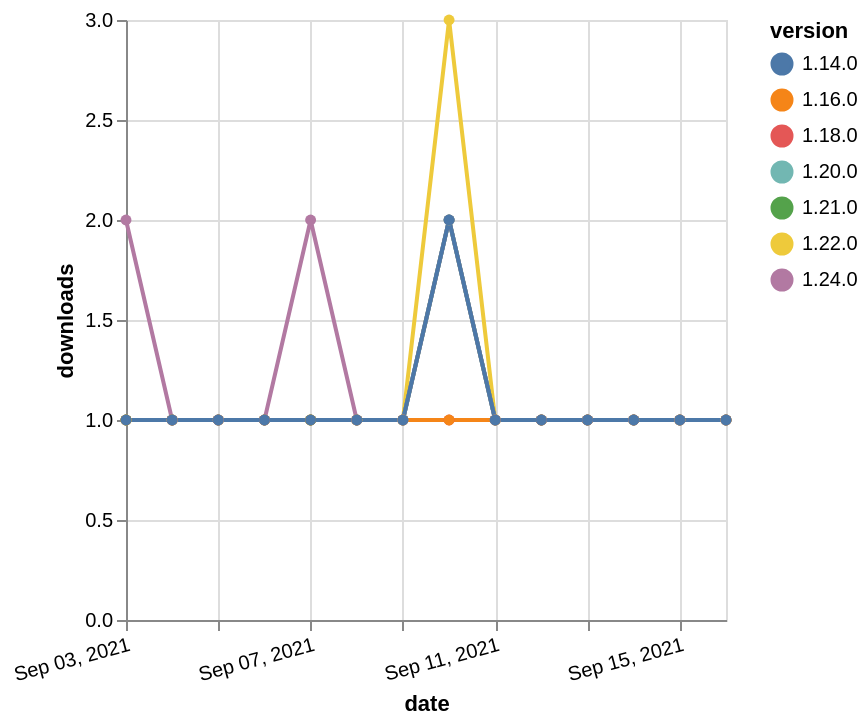

This figure's Vega-Lite source:
### Vega-Lite specification from a JSON file in a GitHub repository (floating-point values rounded to 4 significant figures)
{"$schema": "https://vega.github.io/schema/vega-lite/v5.json", "description": "A simple bar chart with embedded data.", "data": {"values": [{"date": "2021-09-03", "total": 170, "delta": 1, "version": "1.18.0"}, {"date": "2021-09-04", "total": 171, "delta": 1, "version": "1.18.0"}, {"date": "2021-09-05", "total": 172, "delta": 1, "version": "1.18.0"}, {"date": "2021-09-06", "total": 173, "delta": 1, "version": "1.18.0"}, {"date": "2021-09-07", "total": 174, "delta": 1, "version": "1.18.0"}, {"date": "2021-09-08", "total": 175, "delta": 1, "version": "1.18.0"}, {"date": "2021-09-09", "total": 176, "delta": 1, "version": "1.18.0"}, {"date": "2021-09-10", "total": 177, "delta": 1, "version": "1.18.0"}, {"date": "2021-09-11", "total": 178, "delta": 1, "version": "1.18.0"}, {"date": "2021-09-12", "total": 179, "delta": 1, "version": "1.18.0"}, {"date": "2021-09-13", "total": 180, "delta": 1, "version": "1.18.0"}, {"date": "2021-09-14", "total": 181, "delta": 1, "version": "1.18.0"}, {"date": "2021-09-15", "total": 182, "delta": 1, "version": "1.18.0"}, {"date": "2021-09-16", "total": 183, "delta": 1, "version": "1.18.0"}, {"date": "2021-09-03", "total": 164, "delta": 1, "version": "1.22.0"}, {"date": "2021-09-04", "total": 165, "delta": 1, "version": "1.22.0"}, {"date": "2021-09-05", "total": 166, "delta": 1, "version": "1.22.0"}, {"date": "2021-09-06", "total": 167, "delta": 1, "version": "1.22.0"}, {"date": "2021-09-07", "total": 168, "delta": 1, "version": "1.22.0"}, {"date": "2021-09-08", "total": 169, "delta": 1, "version": "1.22.0"}, {"date": "2021-09-09", "total": 170, "delta": 1, "version": "1.22.0"}, {"date": "2021-09-10", "total": 173, "delta": 3, "version": "1.22.0"}, {"date": "2021-09-11", "total": 174, "delta": 1, "version": "1.22.0"}, {"date": "2021-09-12", "total": 175, "delta": 1, "version": "1.22.0"}, {"date": "2021-09-13", "total": 176, "delta": 1, "version": "1.22.0"}, {"date": "2021-09-14", "total": 177, "delta": 1, "version": "1.22.0"}, {"date": "2021-09-15", "total": 178, "delta": 1, "version": "1.22.0"}, {"date": "2021-09-16", "total": 179, "delta": 1, "version": "1.22.0"}, {"date": "2021-09-03", "total": 150, "delta": 1, "version": "1.20.0"}, {"date": "2021-09-04", "total": 151, "delta": 1, "version": "1.20.0"}, {"date": "2021-09-05", "total": 152, "delta": 1, "version": "1.20.0"}, {"date": "2021-09-06", "total": 153, "delta": 1, "version": "1.20.0"}, {"date": "2021-09-07", "total": 154, "delta": 1, "version": "1.20.0"}, {"date": "2021-09-08", "total": 155, "delta": 1, "version": "1.20.0"}, {"date": "2021-09-09", "total": 156, "delta": 1, "version": "1.20.0"}, {"date": "2021-09-10", "total": 158, "delta": 2, "version": "1.20.0"}, {"date": "2021-09-11", "total": 159, "delta": 1, "version": "1.20.0"}, {"date": "2021-09-12", "total": 160, "delta": 1, "version": "1.20.0"}, {"date": "2021-09-13", "total": 161, "delta": 1, "version": "1.20.0"}, {"date": "2021-09-14", "total": 162, "delta": 1, "version": "1.20.0"}, {"date": "2021-09-15", "total": 163, "delta": 1, "version": "1.20.0"}, {"date": "2021-09-16", "total": 164, "delta": 1, "version": "1.20.0"}, {"date": "2021-09-03", "total": 138, "delta": 1, "version": "1.21.0"}, {"date": "2021-09-04", "total": 139, "delta": 1, "version": "1.21.0"}, {"date": "2021-09-05", "total": 140, "delta": 1, "version": "1.21.0"}, {"date": "2021-09-06", "total": 141, "delta": 1, "version": "1.21.0"}, {"date": "2021-09-07", "total": 142, "delta": 1, "version": "1.21.0"}, {"date": "2021-09-08", "total": 143, "delta": 1, "version": "1.21.0"}, {"date": "2021-09-09", "total": 144, "delta": 1, "version": "1.21.0"}, {"date": "2021-09-10", "total": 146, "delta": 2, "version": "1.21.0"}, {"date": "2021-09-11", "total": 147, "delta": 1, "version": "1.21.0"}, {"date": "2021-09-12", "total": 148, "delta": 1, "version": "1.21.0"}, {"date": "2021-09-13", "total": 149, "delta": 1, "version": "1.21.0"}, {"date": "2021-09-14", "total": 150, "delta": 1, "version": "1.21.0"}, {"date": "2021-09-15", "total": 151, "delta": 1, "version": "1.21.0"}, {"date": "2021-09-16", "total": 152, "delta": 1, "version": "1.21.0"}, {"date": "2021-09-03", "total": 296, "delta": 1, "version": "1.16.0"}, {"date": "2021-09-04", "total": 297, "delta": 1, "version": "1.16.0"}, {"date": "2021-09-05", "total": 298, "delta": 1, "version": "1.16.0"}, {"date": "2021-09-06", "total": 299, "delta": 1, "version": "1.16.0"}, {"date": "2021-09-07", "total": 300, "delta": 1, "version": "1.16.0"}, {"date": "2021-09-08", "total": 301, "delta": 1, "version": "1.16.0"}, {"date": "2021-09-09", "total": 302, "delta": 1, "version": "1.16.0"}, {"date": "2021-09-10", "total": 303, "delta": 1, "version": "1.16.0"}, {"date": "2021-09-11", "total": 304, "delta": 1, "version": "1.16.0"}, {"date": "2021-09-12", "total": 305, "delta": 1, "version": "1.16.0"}, {"date": "2021-09-13", "total": 306, "delta": 1, "version": "1.16.0"}, {"date": "2021-09-14", "total": 307, "delta": 1, "version": "1.16.0"}, {"date": "2021-09-15", "total": 308, "delta": 1, "version": "1.16.0"}, {"date": "2021-09-16", "total": 309, "delta": 1, "version": "1.16.0"}, {"date": "2021-09-03", "total": 114, "delta": 2, "version": "1.24.0"}, {"date": "2021-09-04", "total": 115, "delta": 1, "version": "1.24.0"}, {"date": "2021-09-05", "total": 116, "delta": 1, "version": "1.24.0"}, {"date": "2021-09-06", "total": 117, "delta": 1, "version": "1.24.0"}, {"date": "2021-09-07", "total": 119, "delta": 2, "version": "1.24.0"}, {"date": "2021-09-08", "total": 120, "delta": 1, "version": "1.24.0"}, {"date": "2021-09-09", "total": 121, "delta": 1, "version": "1.24.0"}, {"date": "2021-09-10", "total": 123, "delta": 2, "version": "1.24.0"}, {"date": "2021-09-11", "total": 124, "delta": 1, "version": "1.24.0"}, {"date": "2021-09-12", "total": 125, "delta": 1, "version": "1.24.0"}, {"date": "2021-09-13", "total": 126, "delta": 1, "version": "1.24.0"}, {"date": "2021-09-14", "total": 127, "delta": 1, "version": "1.24.0"}, {"date": "2021-09-15", "total": 128, "delta": 1, "version": "1.24.0"}, {"date": "2021-09-16", "total": 129, "delta": 1, "version": "1.24.0"}, {"date": "2021-09-03", "total": 219, "delta": 1, "version": "1.14.0"}, {"date": "2021-09-04", "total": 220, "delta": 1, "version": "1.14.0"}, {"date": "2021-09-05", "total": 221, "delta": 1, "version": "1.14.0"}, {"date": "2021-09-06", "total": 222, "delta": 1, "version": "1.14.0"}, {"date": "2021-09-07", "total": 223, "delta": 1, "version": "1.14.0"}, {"date": "2021-09-08", "total": 224, "delta": 1, "version": "1.14.0"}, {"date": "2021-09-09", "total": 225, "delta": 1, "version": "1.14.0"}, {"date": "2021-09-10", "total": 227, "delta": 2, "version": "1.14.0"}, {"date": "2021-09-11", "total": 228, "delta": 1, "version": "1.14.0"}, {"date": "2021-09-12", "total": 229, "delta": 1, "version": "1.14.0"}, {"date": "2021-09-13", "total": 230, "delta": 1, "version": "1.14.0"}, {"date": "2021-09-14", "total": 231, "delta": 1, "version": "1.14.0"}, {"date": "2021-09-15", "total": 232, "delta": 1, "version": "1.14.0"}, {"date": "2021-09-16", "total": 233, "delta": 1, "version": "1.14.0"}]}, "width": "container", "mark": {"type": "line", "point": {"filled": true}}, "encoding": {"x": {"field": "date", "type": "temporal", "timeUnit": "yearmonthdate", "title": "date", "axis": {"labelAngle": -15}}, "y": {"field": "delta", "type": "quantitative", "title": "downloads"}, "color": {"field": "version", "type": "nominal"}, "tooltip": {"field": "delta"}}}
